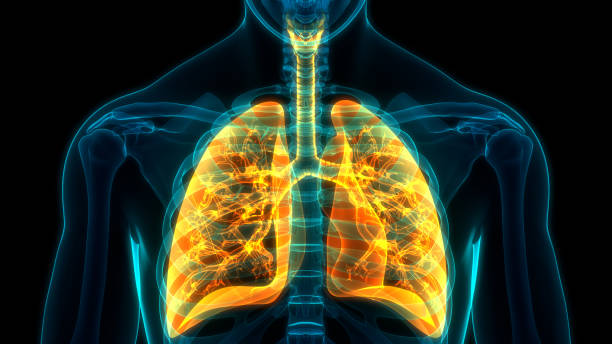
#> input picture image.jpg, 612 x 344 px
$ python -i lungmodel.py   (imports and definitions only)   (older library calls are emulated)
#> lines starting #> are read from the running program, lines starting #| are printed output that depends on the picture; after the words box and inside, x2 and y2 are one past the last pixel; in counts of white or black regions, pixels touching at a corner belong together
import cv2
import numpy as np
import joblib
from skimage.filters import gabor
from skimage.feature import graycomatrix, graycoprops

# ── Load model, scaler, and class names ─────────────────────
# [5 lines not run here, left out]


# ── PREPROCESSING ────────────────────────────────────────────
# [16 lines left out: functions normalize_ct_image, enhance_gabor, not called in this run]

def segment_lung(img: np.ndarray):
    _, binary = cv2.threshold(img, 0, 255, cv2.THRESH_BINARY + cv2.THRESH_OTSU)
    kernel = np.ones((5, 5), np.uint8)
    mask   = cv2.morphologyEx(binary, cv2.MORPH_CLOSE, kernel, iterations=2)
    mask   = cv2.morphologyEx(mask,   cv2.MORPH_OPEN,  kernel, iterations=2)
    num_labels, labels, stats, _ = cv2.connectedComponentsWithStats(mask)
    if num_labels > 1:
        largest = 1 + np.argmax(stats[1:, cv2.CC_STAT_AREA])
        mask    = (labels == largest).astype(np.uint8) * 255
    return cv2.bitwise_and(img, img, mask=mask), mask

# [53 lines left out: functions extract_glcm_features, predict_image, not called in this run]

>>> import cv2
>>> picture = cv2.imread('image.jpg', cv2.IMREAD_GRAYSCALE)
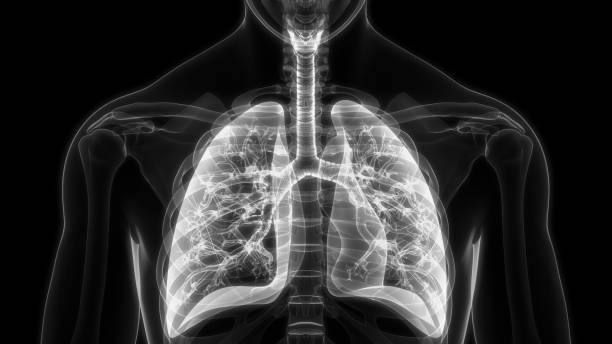
#> picture: shape (344, 612); min 0, max 255, mean 47.1
>>> result = segment_lung(picture)
#> in segment_lung, `_, binary = cv2.threshold(img, 0, 255, cv2.THRESH_BINARY + cv2.THRESH_..`:
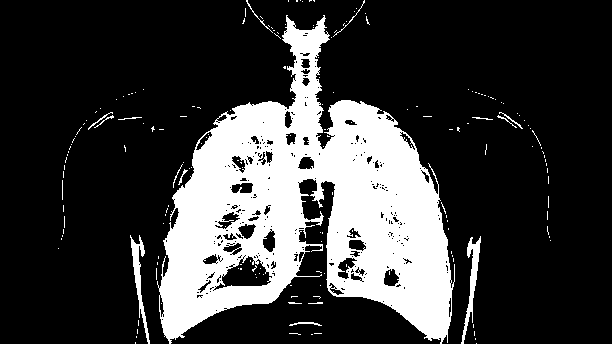
#> binary: shape (344, 612); 23% white; 182 white regions (165 under 20 px), largest, box (x1, y1, x2, y2) and area: (157, 15, 455, 344) 46274, (461, 236, 481, 344) 608, (130, 235, 150, 344) 571
#> in segment_lung, `mask   = cv2.morphologyEx(binary, cv2.MORPH_CLOSE, kernel, iterations=2)`:
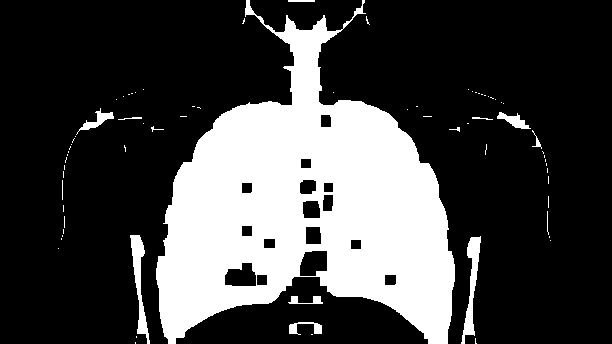
#> mask: shape (344, 612); 26.6% white; 73 white regions (58 under 20 px), largest, box (x1, y1, x2, y2) and area: (156, 0, 455, 344) 52993, (461, 236, 481, 344) 794, (130, 235, 150, 344) 783
#> in segment_lung, `mask   = cv2.morphologyEx(mask,   cv2.MORPH_OPEN,  kernel, iterations=2)`:
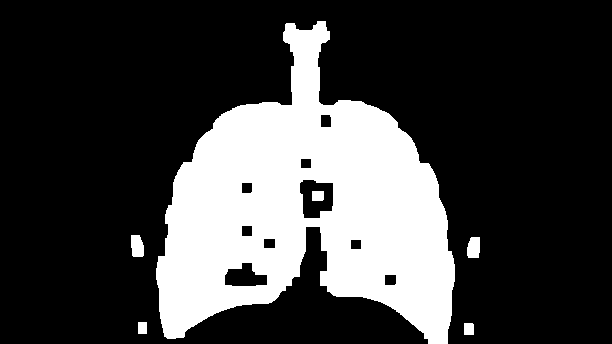
#> mask: shape (344, 612); 25.1% white; 6 white regions, box (x1, y1, x2, y2) and area: (156, 21, 455, 344) 51976, (131, 235, 144, 257) 251, (467, 237, 480, 258) 245, (312, 191, 324, 201) 119, (464, 323, 474, 335) 119, (138, 322, 147, 334) 108
#> in segment_lung, `num_labels, labels, stats, _ = cv2.connectedComponentsWithStats(mask)`:
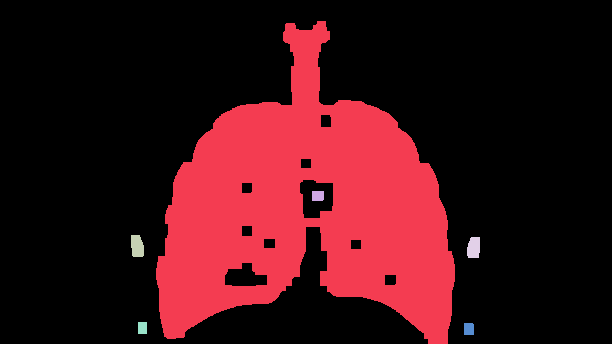
#> labels: shape (344, 612) int32; 7 distinct labels, from 0 to 6; one colour per label, 0 black
#> in segment_lung, `num_labels, labels, stats, _ = cv2.connectedComponentsWithStats(mask)`: num_labels = 7; stats = [[0, 0, 612, 344, 157710], [156, 21, 299, 323, 51976], [312, 191, 12, 10, 119], [131, 235, 13, 22, 251], [467, 237, 13, 21, 245], [138, 322, 9, 12, 108], [464, 323, 10, 12, 119]]
#> in segment_lung, `largest = 1 + np.argmax(stats[1:, cv2.CC_STAT_AREA])`: largest = 1
#> in segment_lung, `mask    = (labels == largest).astype(np.uint8) * 255`:
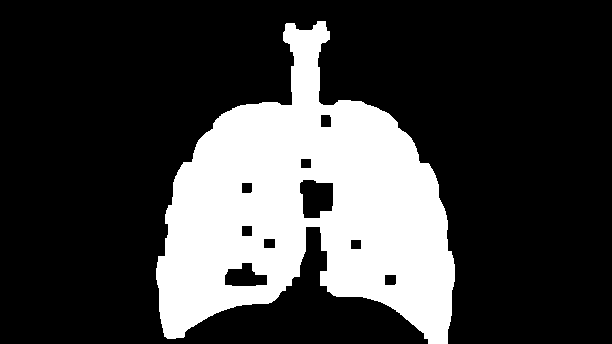
#> mask: shape (344, 612); 24.7% white; 1 white region, box (x1, y1, x2, y2) and area: (156, 21, 455, 344) 51976
